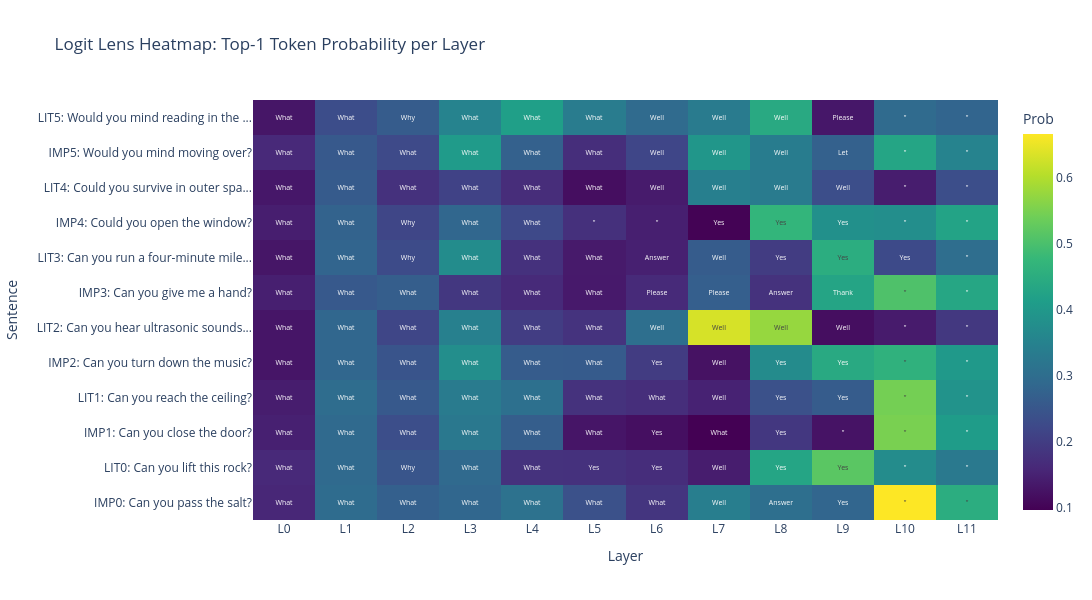

Notebook source saved alongside this figure:
### Markdown cell above
### 3.1 Logit Lens Heatmap — All Pairs

For each sentence, show the top-1 predicted token at each layer as a heatmap of probabilities.

### Code cell
# Run logit lens on all sentences and build a heatmap
all_top1_probs = []
all_top1_tokens = []

for sent in all_sentences:
    ll = logit_lens(model, sent)
    top1 = ll[ll["rank"] == 1]
    all_top1_probs.append(top1["prob"].values)
    all_top1_tokens.append(top1["token"].apply(lambda t: repr(t.strip()) if t.strip() == '' else t.strip()).values)

prob_matrix = np.array(all_top1_probs)
token_matrix = np.array(all_top1_tokens)

# Create annotated heatmap
short_labels = [f"{'IMP' if t == 'implicit' else 'LIT'}{pid}: {s[:30]}..."
                if len(s) > 30 else f"{'IMP' if t == 'implicit' else 'LIT'}{pid}: {s}"
                for s, t, pid in zip(all_sentences, labels, pair_ids)]

fig = go.Figure(data=go.Heatmap(
    z=prob_matrix,
    x=[f"L{i}" for i in range(model.cfg.n_layers)],
    y=short_labels,
    text=token_matrix,
    texttemplate="%{text}",
    textfont={"size": 7},
    colorscale="Viridis",
    colorbar_title="Prob",
))
fig.update_layout(
    title="Logit Lens Heatmap: Top-1 Token Probability per Layer",
    xaxis_title="Layer",
    yaxis_title="Sentence",
    height=600,
    width=1100,
)
fig.show()

### Figure 1 — Plotly figure (JSON) as saved in the notebook; plotly's stock layout.template omitted (floating-point values rounded to 4 significant figures; data arrays with more than 128 entries replaced by an {"elided": "..."} marker saying what was removed)
{"data": [{"colorbar": {"title": {"text": "Prob"}}, "colorscale": [[0, "#440154"], [0.1111, "#482878"], [0.2222, "#3e4989"], [0.3333, "#31688e"], [0.4444, "#26828e"], [0.5556, "#1f9e89"], [0.6667, "#35b779"], [0.7778, "#6ece58"], [0.8889, "#b5de2b"], [1, "#fde725"]], "text": {"elided": "12x12 str values"}, "textfont": {"size": 7}, "texttemplate": "%{text}", "type": "heatmap", "x": ["L0", "L1", "L2", "L3", "L4", "L5", "L6", "L7", "L8", "L9", "L10", "L11"], "y": ["IMP0: Can you pass the salt?", "LIT0: Can you lift this rock?", "IMP1: Can you close the door?", "LIT1: Can you reach the ceiling?", "IMP2: Can you turn down the music?", "LIT2: Can you hear ultrasonic sounds...", "IMP3: Can you give me a hand?", "LIT3: Can you run a four-minute mile...", "IMP4: Could you open the window?", "LIT4: Could you survive in outer spa...", "IMP5: Would you mind moving over?", "LIT5: Would you mind reading in the ..."], "z": {"elided": "12x12 float values"}}], "layout": {"height": 600, "title": {"text": "Logit Lens Heatmap: Top-1 Token Probability per Layer"}, "width": 1100, "xaxis": {"title": {"text": "Layer"}}, "yaxis": {"title": {"text": "Sentence"}}}}
